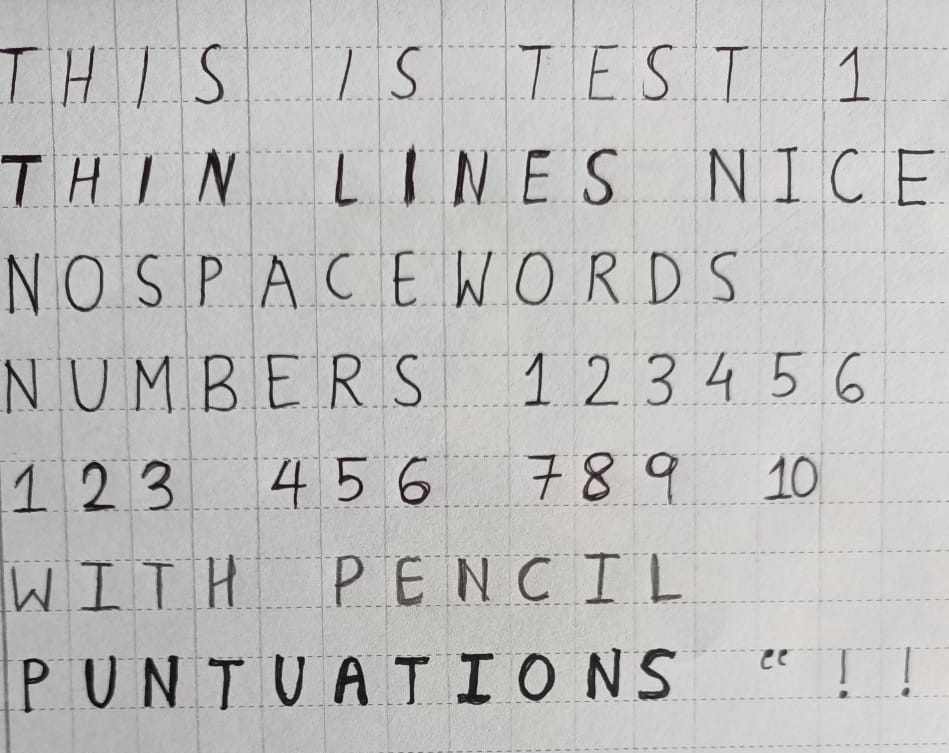
#> input picture pytesseract/test.jpeg, 949 x 753 px, found by its file name
$ python opencv3.py
#> lines starting #> are read from the running program, lines starting #| are printed output that depends on the picture
# this one is about drawing, and writing on an image.
# we can do that using pyplot, but cv has it so its great
# also, i have used PIL... it has ImageDraw but it needs to convert the cv
# image from BGR to RGB, which is some tedious process.

import cv2 as cv
import numpy as np

img = cv.imread("test.jpeg")
#> img is the input picture: shape (753, 949, 3); mean B, G, R 188, 190.2, 190.8

# line, rectangle, circle ( colors are in bgr )
thickness = 5
cv.line( img, (0,0), (150,150), (255,255,255), thickness)
# it is like : image, start coordinate, end , color , thickness
cv.rectangle( img, (30,24), (170,150), (255,0,0), thickness)
cv.circle( img, (200,200), 50, (0,255,0), -1)
# for fill use thickness = -1


# draw polygon shapes
pts = np.array([[100,200], [200,100], [150,300] ,[400,400]], np.int32)
cv.polylines(img, [pts], True, (0,255,0), thickness)


#drawing text ( can see the documentation for this for better help of arguments)
font = cv.FONT_HERSHEY_SIMPLEX
cv.putText(img, "Hello World", (500,500), font, 3, (0,0,0), thickness, cv.LINE_AA )
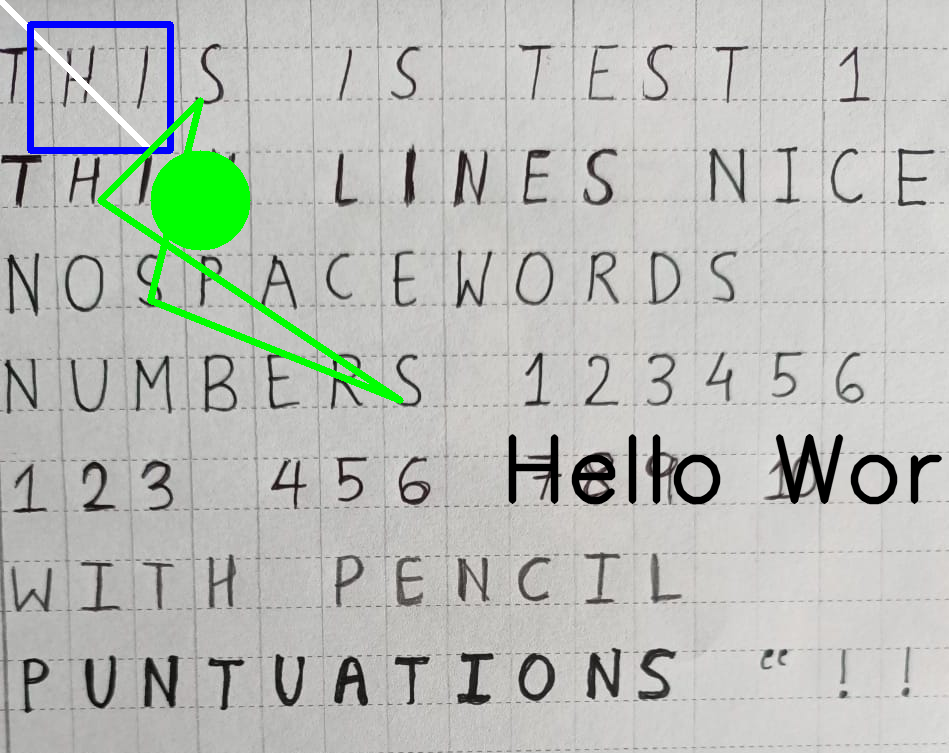
#> img: shape (753, 949, 3); mean B, G, R 183, 188.7, 184.4


cv.imshow("drawing", img)
cv.waitKey(0)
cv.destroyAllWindows()

# thats all
